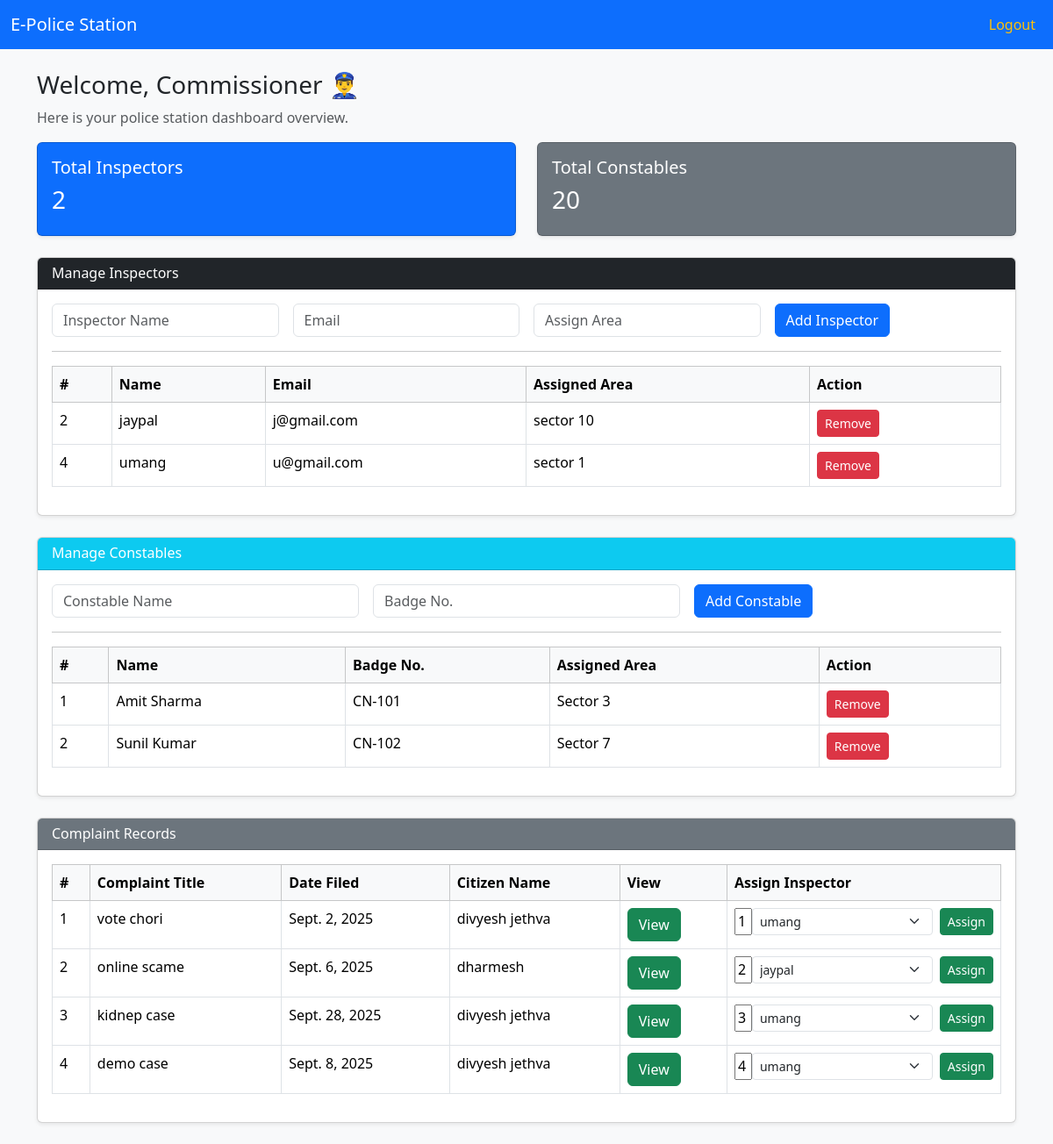
The app's page / (signed in) with its own data.
### myapp/models.py (models this page shows, shortened)
class Inspector(models.Model):
    name = models.CharField(max_length=50)
    email = models.EmailField()
    area = models.CharField(max_length=50)

class Complaint(models.Model):
    citizen = models.ForeignKey(Citizen,on_delete=models.CASCADE)
    title = models.CharField(max_length=50)
    category = models.CharField(max_length=50)
    description = models.CharField(max_length=255)
    locations = models.CharField(max_length=200)
    date = models.DateField()
    time = models.TimeField()
    remark = models.CharField(max_length=200,default="----")
    evidence = models.ImageField(default='',upload_to="evidence")
    status = models.CharField(default='pending')
    Inspector = models.CharField(default="---")

class Citizen(models.Model):
    name = models.CharField(max_length=60)
    email = models.EmailField()
    address = models.CharField(max_length=100)
    password = models.CharField(max_length=20)
    role = models.CharField(max_length=20,default="citizen")

### myapp/views.py (the view)
# urls.py: path('', views.index, name='index'),
def index(request):
    if request.session.get('email'):
        user = Citizen.objects.get(email=request.session['email'])
        if user.role == "citizen":
            complaint = Complaint.objects.filter(citizen=user)
            c = len(complaint)
            missing = MissingPerson.objects.filter(citizen=user)
            m = len(missing)
            return render(request,'citizen.html',{'user':user,'complaint':complaint,"missing":missing,'m':m,'c':c})
        elif user.role == "inspector":
            fir = Complaint.objects.filter(Inspector=user.name)
            f = len(fir)
            return render(request,'inspector.html',{'user':user,'fir':fir,'f':f})
        elif user.role == "commissioner":
            fir = Complaint.objects.all()
            inspector = Inspector.objects.all()
            inlen = len(inspector)
            return render(request,'commissioner.html',{'fir':fir,'inspector':inspector,'inlen':inlen})
    else:
        return render(request,'visitor.html')

### myapp/templates/commissioner.html (shortened to what this page needs)
<!doctype html>
<html lang="en">
<head>
  <link href="https://cdn.jsdelivr.net/npm/bootstrap@5.3.2/dist/css/bootstrap.min.css" rel="stylesheet">
</head>
<body class="bg-light">
  <nav class="navbar navbar-expand-lg navbar-dark bg-primary">
    <div class="container-fluid">
      <a class="navbar-brand" href="#">E-Police Station</a>
      <div class="collapse navbar-collapse">
        <ul class="navbar-nav ms-auto">
          <li class="nav-item"><a class="nav-link text-warning" href="{% url "logout" %}">Logout</a></li>
        </ul>
      </div>
    </div>
  </nav>
  <div class="container mt-4">
    <h3>Welcome, Commissioner 👮‍♂️</h3>
    <p class="text-muted">Here is your police station dashboard overview.</p>
    <div class="row mb-4">
      <div class="col-md-6">
        <div class="card text-white bg-primary shadow-sm">
          <div class="card-body">
            <h5 class="card-title">Total Inspectors</h5>
            <h3>{{inlen}}</h3>
          </div>
        </div>
      </div>
      <div class="col-md-6">
        <div class="card text-white bg-secondary shadow-sm">
          <div class="card-body">
            <h5 class="card-title">Total Constables</h5>
            <h3>20</h3>
          </div>
        </div>
      </div>
    </div>
    <div id="inspectors" class="card shadow-sm mb-4">
      <div class="card-header bg-dark text-white">
        <h6 class="mb-0">Manage Inspectors</h6>
      </div>
      <div class="card-body">
        <form class="row g-3" action="{% url "commissioner" %}" method="post">
          <div class="col-md-3">
            <input type="text" class="form-control" placeholder="Inspector Name" name="name">
          </div>
          <div class="col-md-3">
            <input type="email" class="form-control" placeholder="Email" name="email">
          </div>
          <div class="col-md-3">
            <input type="text" class="form-control" placeholder="Assign Area" name="area">
          </div>
          <div class="col-md-3">
            <button type="submit" class="btn btn-primary">Add Inspector</button>
          </div>
        </form>
        <hr>
        <table class="table table-bordered mt-3">
          <thead class="table-light">
            <tr>
              <th>#</th>
              <th>Name</th>
              <th>Email</th>
              <th>Assigned Area</th>
              <th>Action</th>
            </tr>
          </thead>
          <tbody>
            {% for i in inspector %}
            <tr>
              <td>{{i.pk}}</td>
              <td>{{i.name}}</td>
              <td>{{i.email}}</td>
              <td>{{i.area}}</td>
              <td><a href="{% url "delinspector" pk=i.pk %}"><button class="btn btn-sm btn-danger">Remove</button></a></td>
            </tr>
            {% endfor %}
          </tbody>
        </table>
      </div>
    </div>
    <div id="constables" class="card shadow-sm mb-4">
      <div class="card-header bg-info text-white">
        <h6 class="mb-0">Manage Constables</h6>
      </div>
      <div class="card-body">
        <form class="row g-3">
          <div class="col-md-4">
            <input type="text" class="form-control" placeholder="Constable Name">
          </div>
          <div class="col-md-4">
            <input type="text" class="form-control" placeholder="Badge No.">
          </div>
          <div class="col-md-4">
            <button type="submit" class="btn btn-primary">Add Constable</button>
          </div>
        </form>
        <hr>
        <table class="table table-bordered mt-3">
          <thead class="table-light">
            <tr>
              <th>#</th>
              <th>Name</th>
              <th>Badge No.</th>
              <th>Assigned Area</th>
              <th>Action</th>
            </tr>
          </thead>
          <tbody>
            <tr>
              <td>1</td>
              <td>Amit Sharma</td>
              <td>CN-101</td>
              <td>Sector 3</td>
              <td><button class="btn btn-sm btn-danger">Remove</button></td>
            </tr>
            <tr>
              <td>2</td>
              <td>Sunil Kumar</td>
              <td>CN-102</td>
              <td>Sector 7</td>
              <td><button class="btn btn-sm btn-danger">Remove</button></td>
            </tr>
          </tbody>
        </table>
      </div>
    </div>
    <div id="complaints" class="card shadow-sm mb-4">
      <div class="card-header bg-secondary text-white">
        <h6 class="mb-0">Complaint Records</h6>
      </div>
      <div class="card-body table-responsive">
        <table class="table table-bordered">
          <thead class="table-light">
            <tr>
              <th>#</th>
              <th>Complaint Title</th>
              <th>Date Filed</th>
              <th>Citizen Name</th>
              <th>View</th>
              <th>Assign Inspector</th>
            </tr>
          </thead>
          <tbody>
            {% for i in fir %}
            <tr>
              <td>{{i.pk}}</td>
              <td>{{i.title}}</td>
              <td>{{i.date}}</td>
              <td>{{i.citizen.name}}</td>
              <td><a href="{% url "viewfir" pk=i.pk %}"><button type="button" class="btn btn-success">View</button></a></td>
              <td>
                <form class="d-flex" action="{% url "ainspector" %}" method="post">
                  <input class="op" type="text" name="pk" value="{{i.pk}}" >
                  <select class="form-select form-select-sm me-2" name="inspector">
                    <option value="{{i.Inspector}}" hidden>{{i.Inspector}}</option>
                  </select>
                  <button type="submit" class="btn btn-sm btn-success">Assign</button>
                </form>
              </td>
            </tr>
            {% endfor %}
          </tbody>
        </table>
      </div>
    </div>
  </div>
</body>
</html>

### myapp/templates/commissioner.html (style rules this page uses)
.op { width: 20px; }

### records on screen
Inspector: pk "2", name "jaypal", email "j@gmail.com", area "sector 10"
Inspector: pk "4", name "umang", email "u@gmail.com", area "sector 1"
Complaint: pk "1", title "vote chori", date "Sept. 2, 2025", citizen.name "divyesh jethva", inspector "umang"
Complaint: pk "2", title "online scame", date "Sept. 6, 2025", citizen.name "dharmesh", inspector "jaypal"
Complaint: pk "3", title "kidnep case", date "Sept. 28, 2025", citizen.name "divyesh jethva", inspector "umang"
Complaint: pk "4", title "demo case", date "Sept. 8, 2025", citizen.name "divyesh jethva", inspector "umang"

### other values on screen
{{ inlen }} "2"
